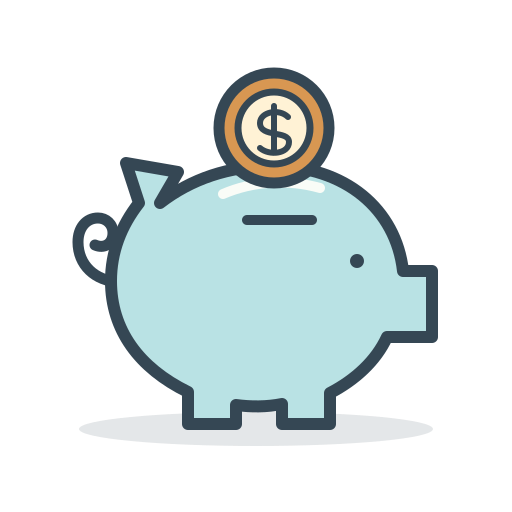
#> input picture 收入/二级分类/其他/理财.png, 512 x 512 px, found by its file name
$ python generate_feature_backgrounds.py
#> lines starting #> are read from the running program, lines starting #| are printed output that depends on the picture
#!/usr/bin/env python3
"""Generate text-free backgrounds for the savings, assets, and profile pages."""

from pathlib import Path

from PIL import Image, ImageDraw


ROOT = Path(__file__).resolve().parent.parent
OUTPUT = ROOT / "素材/04-功能页面背景"
SCALE = 2


def canvas(width, height, color):
    return Image.new("RGBA", (width * SCALE, height * SCALE), color)


def box(values):
    return tuple(round(value * SCALE) for value in values)


def ellipse(draw, bounds, fill, outline=None, width=1):
    draw.ellipse(box(bounds), fill=fill, outline=outline, width=width * SCALE)


def line(draw, points, fill, width):
    draw.line([(round(x * SCALE), round(y * SCALE)) for x, y in points],
              fill=fill, width=width * SCALE, joint="curve")


def polygon(draw, points, fill):
    draw.polygon([(round(x * SCALE), round(y * SCALE)) for x, y in points], fill=fill)


def icon(image, path, x, y, size):
    with Image.open(ROOT / path) as source:
        resized = source.convert("RGBA").resize((size * SCALE, size * SCALE), Image.Resampling.LANCZOS)
    image.alpha_composite(resized, (x * SCALE, y * SCALE))


def flower(draw, x, y, scale=1):
    for dx, dy in ((0, -13), (13, 0), (0, 13), (-13, 0)):
        radius = 8 * scale
        ellipse(draw, (x + dx * scale - radius, y + dy * scale - radius,
                       x + dx * scale + radius, y + dy * scale + radius),
                "#F2D3DC", "#354754", 1)
    ellipse(draw, (x - 5 * scale, y - 5 * scale, x + 5 * scale, y + 5 * scale), "#FFF2D5")


def savings():
    image = canvas(750, 250, "#547867")
    draw = ImageDraw.Draw(image)
    ellipse(draw, (421, -121, 883, 316), "#E8F3EC")
    ellipse(draw, (516, -132, 858, 168), "#FFF2D5")
    ellipse(draw, (-193, 214, 391, 391), "#638C74")
    ellipse(draw, (295, 197, 875, 395), "#CDE3CD")
    ellipse(draw, (456, 218, 885, 371), "#A9D3A5")
    line(draw, [(0, 225), (98, 215), (195, 225), (283, 218)], "#86AA8D", 3)
    for x, y, radius in ((355, 48, 3), (386, 80, 2), (326, 116, 2), (410, 153, 3)):
        ellipse(draw, (x-radius, y-radius, x+radius, y+radius), "#FFF2D5")
    icon(image, "素材/02-收入/二级分类/其他收入/理财.png", 455, 3, 235)
    icon(image, "素材/01-支出/二级分类/人情往来/鲜花.png", 645, 128, 100)
    return image


def assets():
    image = canvas(750, 250, "#E8F3EC")
    draw = ImageDraw.Draw(image)
    ellipse(draw, (438, -128, 811, 247), "#FFF2D5")
    ellipse(draw, (-164, 211, 424, 395), "#CDE3CD")
    ellipse(draw, (270, 195, 887, 381), "#CDE3CD")
    polygon(draw, [(0, 236), (151, 224), (312, 234), (480, 214), (750, 231), (750, 250), (0, 250)],
            "#B9E2E4")
    icon(image, "素材/02-收入/二级分类/其他收入/理财.png", 366, 93, 143)
    icon(image, "素材/01-支出/一级分类/住房.png", 480, 8, 225)
    icon(image, "素材/01-支出/二级分类/人情往来/鲜花.png", 653, 93, 95)
    return image


def profile():
    image = canvas(1120, 634, "#405F68")
    draw = ImageDraw.Draw(image)
    ellipse(draw, (913, 69, 1041, 197), "#FFF2D5")
    ellipse(draw, (943, 55, 1070, 184), "#405F68")
    for x, y, radius in ((115, 117, 3), (280, 77, 2), (479, 133, 3), (712, 77, 2),
                         (819, 184, 2), (1057, 271, 3), (97, 276, 2), (567, 229, 2)):
        ellipse(draw, (x-radius, y-radius, x+radius, y+radius), "#FFF2D5")
    ellipse(draw, (-290, 365, 865, 965), "#608874")
    ellipse(draw, (320, 322, 1385, 943), "#608874")
    ellipse(draw, (-340, 491, 495, 890), "#85A981")
    ellipse(draw, (215, 439, 1120, 946), "#85A981")
    ellipse(draw, (790, 425, 1434, 857), "#85A981")
    ellipse(draw, (-142, 467, 641, 832), "#94B58D")
    ellipse(draw, (537, 491, 1376, 816), "#A9D3A5")
    icon(image, "素材/01-支出/一级分类/住房.png", 832, 268, 238)
    icon(image, "素材/01-支出/二级分类/人情往来/鲜花.png", 1043, 431, 96)
    for x, y, scale in ((108, 564, 0.55), (287, 533, 0.5), (553, 575, 0.45), (762, 558, 0.5)):
        flower(draw, x, y, scale)
    return image


def main():
    OUTPUT.mkdir(exist_ok=True)
    for name, image in (("存钱计划", savings()), ("资产", assets()), ("个人主页", profile())):
#> in icon, source is the input picture: PIL image 512x512 RGBA; mean R, G, B, A 48.4, 57.7, 58.6, 78.1
#> call 2 of icon, with path = '素材/01-支出/二级分类/人情往来/鲜花.png', x = 645, y = 128, size = 100
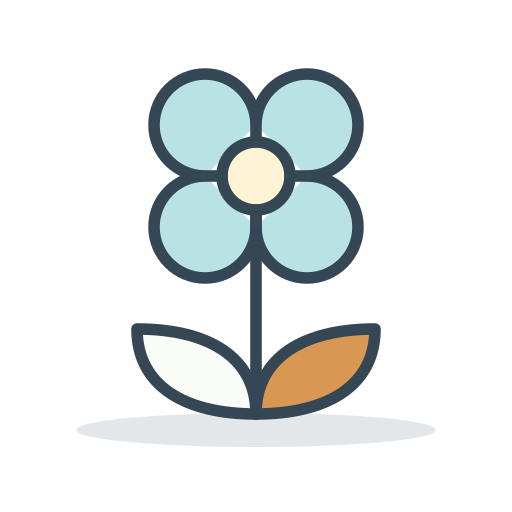
#> input picture 支出/二级分类/人情往来/鲜花.png, 512 x 512 px, found by its file name
#> in icon, source is the input picture: PIL image 512x512 RGBA; mean R, G, B, A 34.2, 38.9, 39.2, 57.4
#> call 2 of canvas, with width = 750, height = 250, color = '#E8F3EC'
#> in canvas (call 2), `return Image.new("RGBA", (width * SCALE, height * SCALE), color)`:
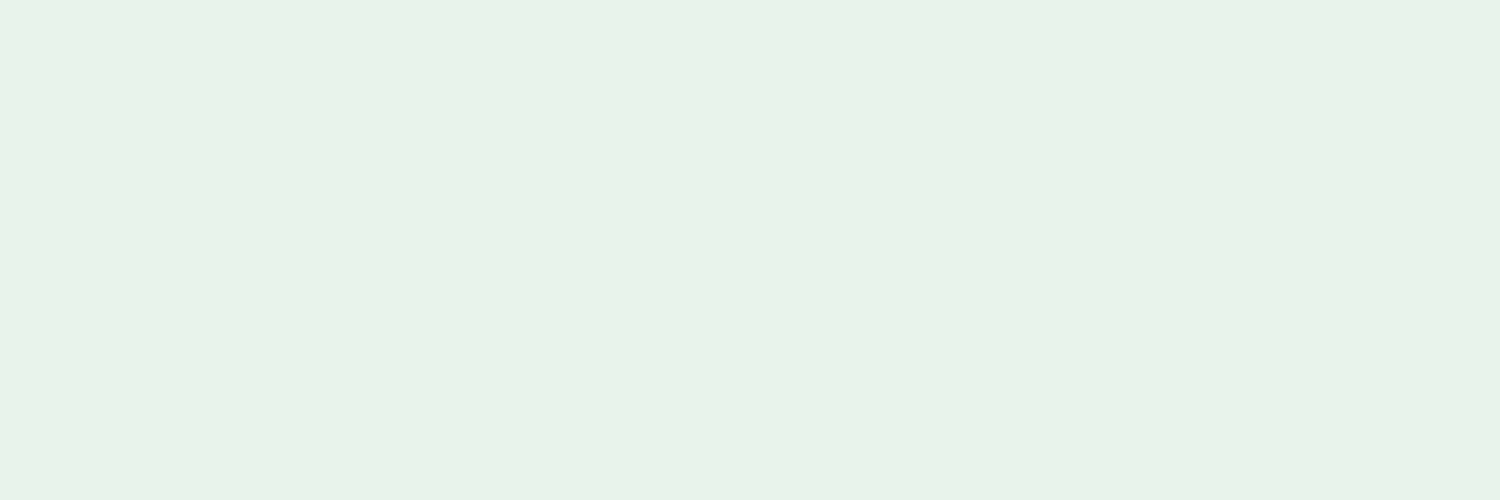
#> returned value: PIL image 1500x500 RGBA; mean R, G, B, A 232, 243, 236, 255
#> call 4 of icon, with path = '素材/01-支出/一级分类/住房.png', x = 480, y = 8, size = 225
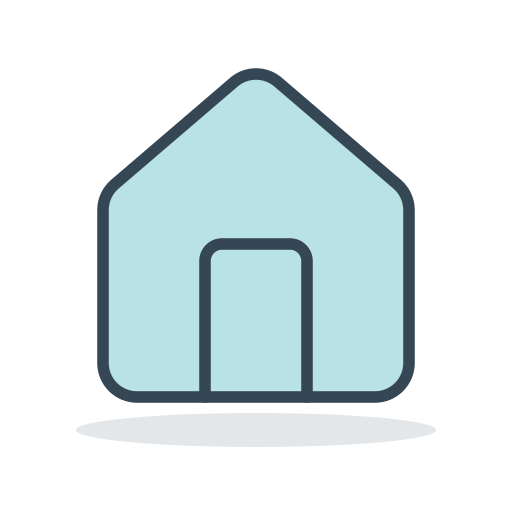
#> input picture 支出/一级分类/住房.png, 512 x 512 px, found by its file name
#> in icon, source is the input picture: PIL image 512x512 RGBA; mean R, G, B, A 55.5, 68.4, 70.3, 86.5
#> in icon (call 4), `image.alpha_composite(resized, (x * SCALE, y * SCALE))`:
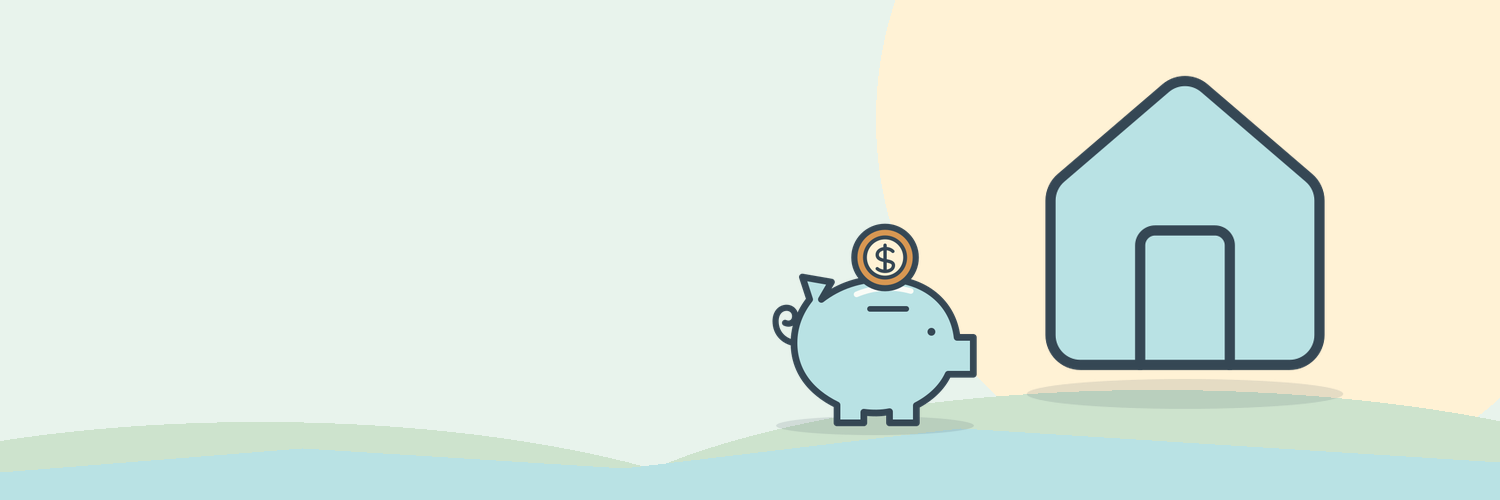
#> image: PIL image 1500x500 RGBA; mean R, G, B, A 221.5, 233.7, 223, 255
#> call 3 of canvas, with width = 1120, height = 634, color = '#405F68'
#> in canvas (call 3), `return Image.new("RGBA", (width * SCALE, height * SCALE), color)`:
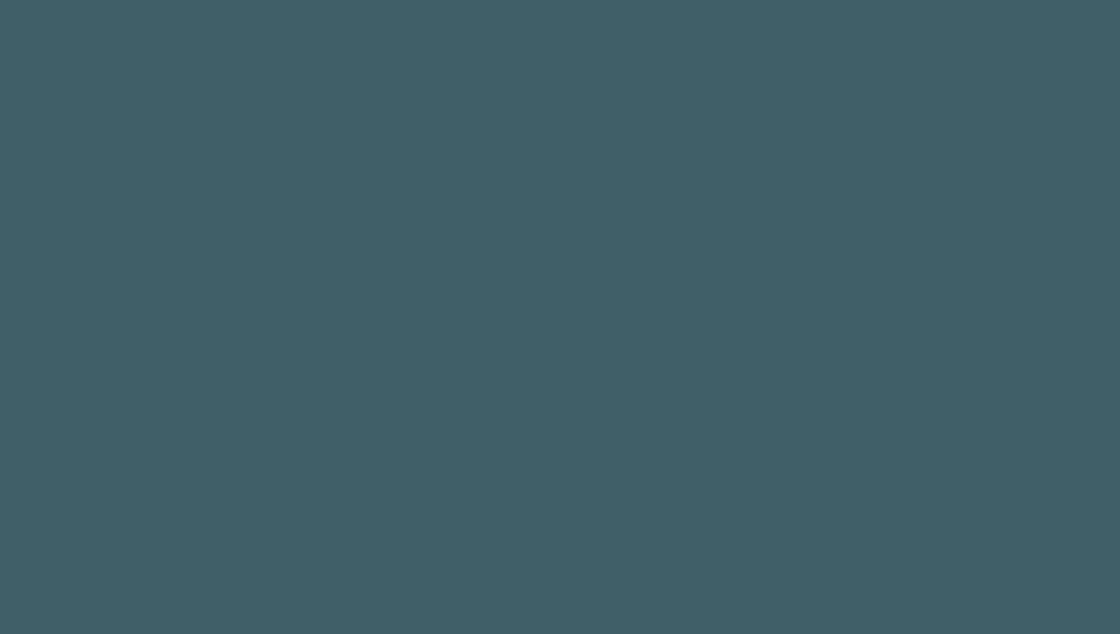
#> returned value: PIL image 2240x1268 RGBA (shown at 1/2 size); mean R, G, B, A 64, 95, 104, 255
#> in icon (call 6), `image.alpha_composite(resized, (x * SCALE, y * SCALE))`:
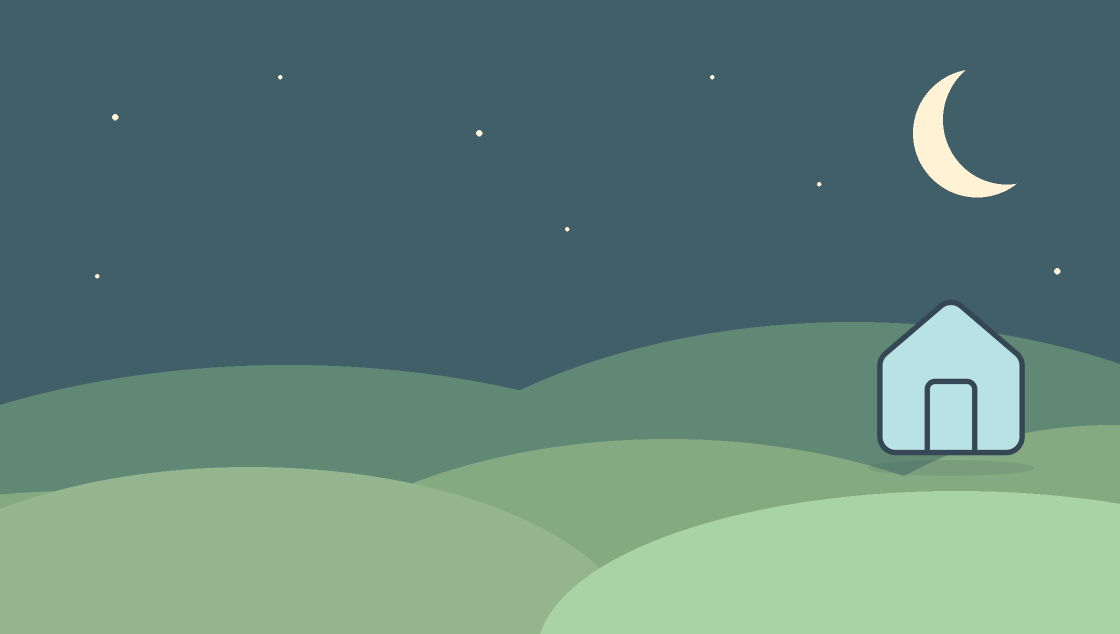
#> image: PIL image 2240x1268 RGBA (shown at 1/2 size); mean R, G, B, A 96.3, 130, 120.6, 255
#> in icon (call 7), `resized = source.convert("RGBA").resize((size * SCALE, size * SCALE), ..`:
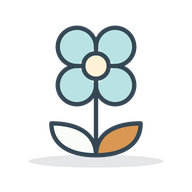
#> resized: PIL image 192x192 RGBA; mean R, G, B, A 35.5, 40.6, 41.1, 57.4; transparent parts drawn white
        image.save(OUTPUT / f"{name}.png")


if __name__ == "__main__":
    main()
